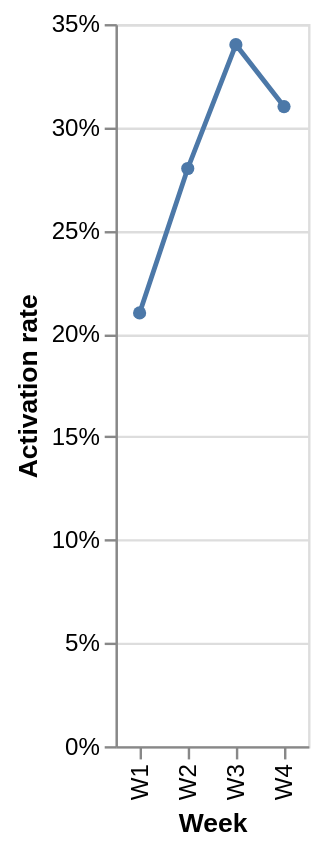

Express this chart as Vega-Lite.
### Vega-Lite specification from a JSON file in a GitHub repository (floating-point values rounded to 4 significant figures)
{"$schema": "https://vega.github.io/schema/vega-lite/v5.json", "description": "Activation rate by week", "data": {"values": [{"week": "W1", "rate": 0.21}, {"week": "W2", "rate": 0.28}, {"week": "W3", "rate": 0.34}, {"week": "W4", "rate": 0.31}]}, "mark": {"type": "line", "point": true}, "encoding": {"x": {"field": "week", "type": "ordinal", "title": "Week"}, "y": {"field": "rate", "type": "quantitative", "title": "Activation rate", "axis": {"format": ".0%"}}}}
